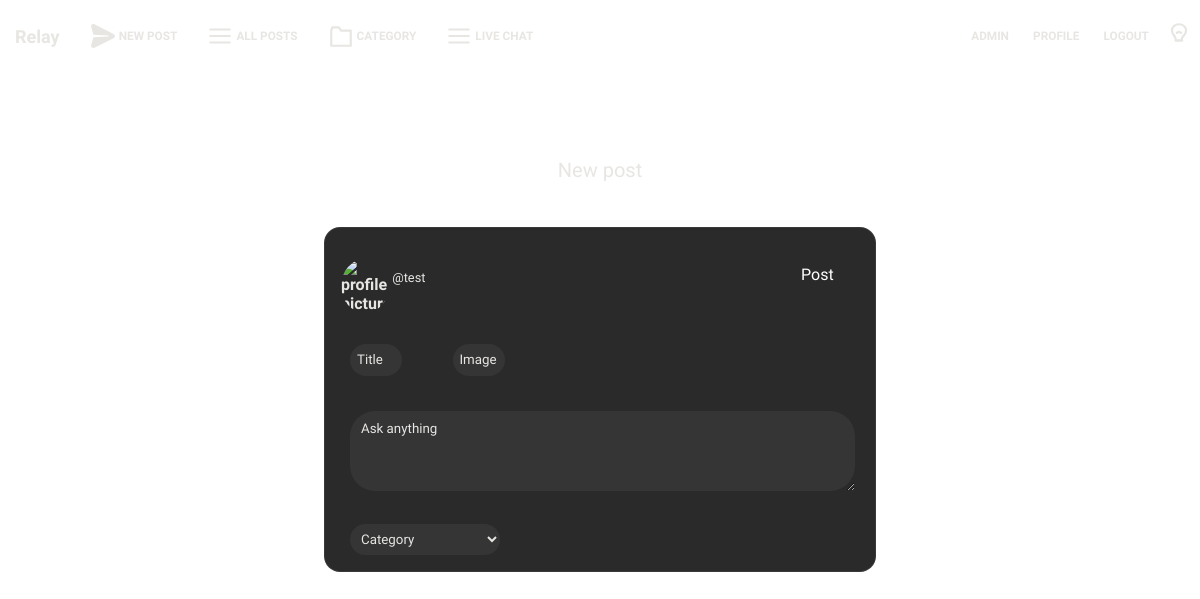
The app's page /newpost/20 (signed in), older data.
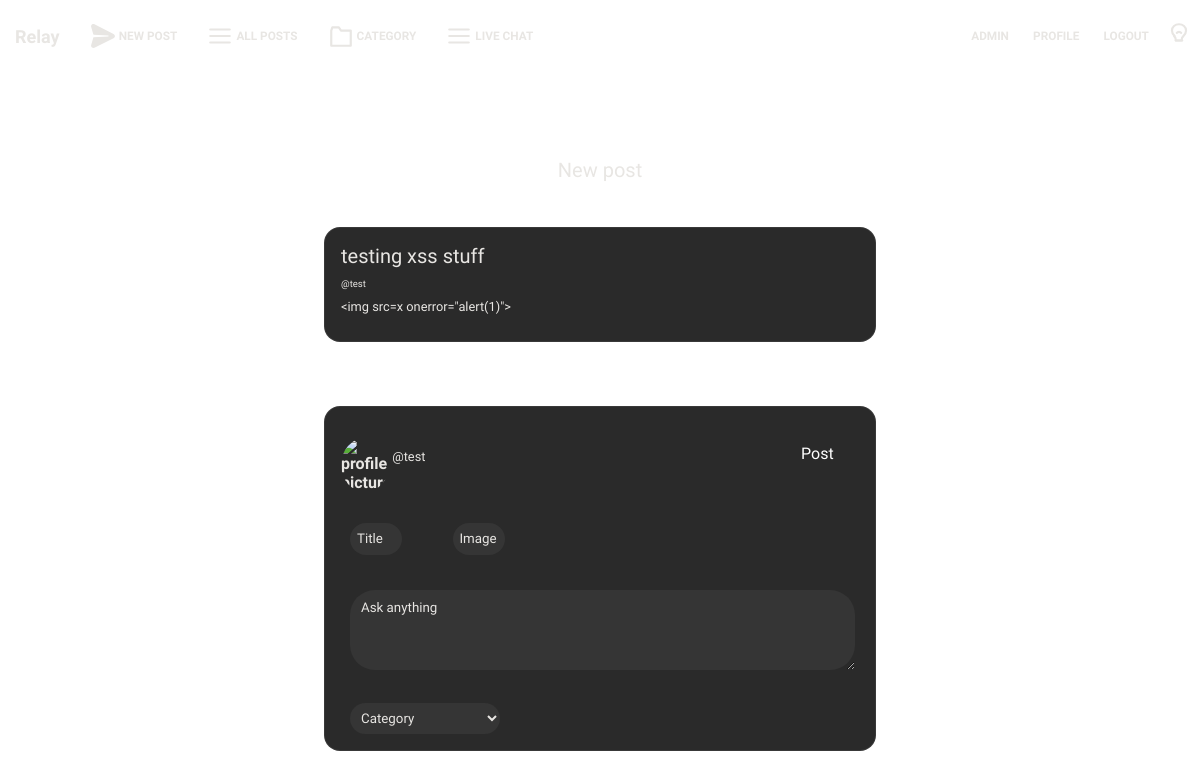
The same page, newer data.
### tables this page shows
CREATE TABLE "posts" (`id` INTEGER PRIMARY KEY, `title` TEXT, `content` TEXT, user_id INTEGER NOT NULL REFERENCES users(id), `imageurl` TEXT, categoryid INTEGER NOT NULL REFERENCES cat(id), time TEXT, reply INTEGER);

CREATE TABLE "users" (
    id INTEGER PRIMARY KEY AUTOINCREMENT,
    "name" TEXT UNIQUE,
    password TEXT
, imageurl TEXT, email TEXT);

### app.py (the view)
@app.route("/newpost", methods=["GET", "POST"])  # app route if just a new post
@app.route(
    "/newpost/<int:id>", methods=["GET", "POST"]
)  # app route if replying to another post
def newpost(id=None):
    sql = """
    SELECT posts.title, posts.content, users.name, posts.imageurl, cat.name, posts.id,
    posts.time, posts.reply
    FROM posts
    JOIN cat ON posts.categoryid = cat.id
    JOIN users ON posts.user_id = users.id
    ORDER BY posts.time DESC;
    """
    user = "SELECT users.imageurl, users.name, users.id FROM users WHERE users.id = ?;"
    user = query_db(user, (session.get("user_id"),))
    results = query_db(sql)
    if check_logged_in() == False:
        return redirect(url_for("login"))
    if request.method == "POST":
        title = request.form["title"]
        userid = session["user_id"]
        content = request.form["content"]
        imageurl = request.form["imageurl"]
        categoryid = request.form["categoryid"]
        reply = id if id else None
        time = str(datetime.now().strftime("%Y-%m-%d %H:%M:%S"))
        db = get_db()
        db.execute(
            """INSERT INTO posts (title, user_id, content, imageurl, categoryid, time, reply)
            VALUES (?, ?, ?, ?, ?, ?, ?)""",
            (title, userid, content, imageurl, categoryid, time, reply),
        )
        db.commit()
        return redirect(url_for("home"))
    else:
        sql = "SELECT * FROM cat"
        categories = query_db(sql)
        return render_template(
            "newpost.html",
            categories=categories,
            reply_id=id,
            results=results,
            user=user,
        )

### app.py (called while the page is built)
def get_db():
    db = getattr(g, "_database", None)
    if db is None:
        db = g._database = sqlite3.connect(DATABASE)
    return db

@app.teardown_appcontext
def close_connection(exception):
    db = getattr(g, "_database", None)
    if db is not None:
        db.close()

def query_db(query, args=(), one=False):
    cur = get_db().execute(query, args)
    rv = cur.fetchall()
    cur.close()
    return (rv[0] if rv else None) if one else rv

def check_logged_in():
    if "user_id" in session:
        return True
    else:
        return False

### templates/newpost.html (shortened to what this page needs)
{% extends "layout.html" %}
{% block body %}
{% set replyid = request.path[9:] | int%}
<div class="centered-content">
    <h1>New post</h1>
    {% for item in results if item[5] == replyid %}
    <div class="reply-to-content">
        <div class="post-container">
            <div class="newpost-text">
                <h1>{{ item[0] }}</h1>
                <h3>@{{ item[2] }}</h3>
                <h2>{{ item[1] }}</h2>
            </div>
        </div>
    </div>
    {% endfor %}
    <form method="post" class="post-container">
        <div class="top-box" style="justify-content: center; align-items: center;">
            <a class="post-meta">
                <img class="profile-image" src="{{user[0][0]}}" alt="profile picture">
                <h2>&nbsp;@{{user[0][1]}}</h2>
            </a>
            <button type="submit" class="post-button-right">
                Post
            </button>
        </div>
        <div class="top-box">
            <input type="text" id="title" name="title" class="top-input-box" placeholder="Title" maxlength="20"
                required>
            <input type="text" id="imageurl" name="imageurl" class="top-input-box" placeholder="Image">
        </div>
        <textarea id="content" name="content" rows="5" class="input-box" placeholder="Ask anything" maxlength="1000"
            required></textarea>
        <select name="categoryid" id="categoryid" class="category-dropdown" required>
            <option value="">Category</option>
        </select>
    </form>
</div>
{% endblock %}

Row changes from the older to the newer data that the page shows:
added posts: title "testing xss stuff", name "test", content "<img src=x onerror=\"alert(1)\">"
